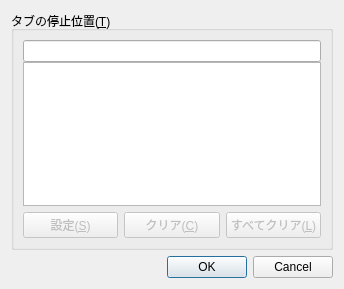
<?xml version="1.0" encoding="UTF-8"?>
<ui version="4.0">
 <class>TabStopDialog</class>
 <widget class="QDialog" name="TabStopDialog">
  <property name="geometry">
   <rect>
    <x>0</x>
    <y>0</y>
    <width>344</width>
    <height>289</height>
   </rect>
  </property>
  <property name="windowTitle">
   <string>Dialog</string>
  </property>
  <layout class="QGridLayout" name="gridLayout">
   <item row="0" column="0">
    <layout class="QVBoxLayout" name="verticalLayout_2">
     <item>
      <widget class="QGroupBox" name="tabStopGroupBox">
       <property name="title">
        <string>タブの停止位置(&amp;T)</string>
       </property>
       <layout class="QGridLayout" name="gridLayout_2">
        <item row="0" column="0">
         <layout class="QVBoxLayout" name="verticalLayout">
          <property name="spacing">
           <number>0</number>
          </property>
          <item>
           <widget class="QLineEdit" name="tabStopLineEdit"/>
          </item>
          <item>
           <widget class="QListWidget" name="tabStopListWidget"/>
          </item>
         </layout>
        </item>
        <item row="1" column="0">
         <layout class="QHBoxLayout" name="horizontalLayout">
          <item>
           <widget class="QPushButton" name="tabStopSetButton">
            <property name="enabled">
             <bool>false</bool>
            </property>
            <property name="text">
             <string>設定(&amp;S)</string>
            </property>
            <property name="checkable">
             <bool>false</bool>
            </property>
           </widget>
          </item>
          <item>
           <widget class="QPushButton" name="tabStopClearButton">
            <property name="enabled">
             <bool>false</bool>
            </property>
            <property name="text">
             <string>クリア(&amp;C)</string>
            </property>
           </widget>
          </item>
          <item>
           <widget class="QPushButton" name="tabStopAllClearButton">
            <property name="enabled">
             <bool>false</bool>
            </property>
            <property name="text">
             <string>すべてクリア(&amp;L)</string>
            </property>
           </widget>
          </item>
         </layout>
        </item>
       </layout>
      </widget>
     </item>
     <item>
      <widget class="QDialogButtonBox" name="buttonBox">
       <property name="orientation">
        <enum>Qt::Horizontal</enum>
       </property>
       <property name="standardButtons">
        <set>QDialogButtonBox::Cancel|QDialogButtonBox::Ok</set>
       </property>
      </widget>
     </item>
    </layout>
   </item>
  </layout>
 </widget>
 <resources/>
 <connections>
  <connection>
   <sender>buttonBox</sender>
   <signal>accepted()</signal>
   <receiver>TabStopDialog</receiver>
   <slot>accept()</slot>
   <hints>
    <hint type="sourcelabel">
     <x>248</x>
     <y>254</y>
    </hint>
    <hint type="destinationlabel">
     <x>157</x>
     <y>274</y>
    </hint>
   </hints>
  </connection>
  <connection>
   <sender>buttonBox</sender>
   <signal>rejected()</signal>
   <receiver>TabStopDialog</receiver>
   <slot>reject()</slot>
   <hints>
    <hint type="sourcelabel">
     <x>316</x>
     <y>260</y>
    </hint>
    <hint type="destinationlabel">
     <x>286</x>
     <y>274</y>
    </hint>
   </hints>
  </connection>
 </connections>
</ui>
